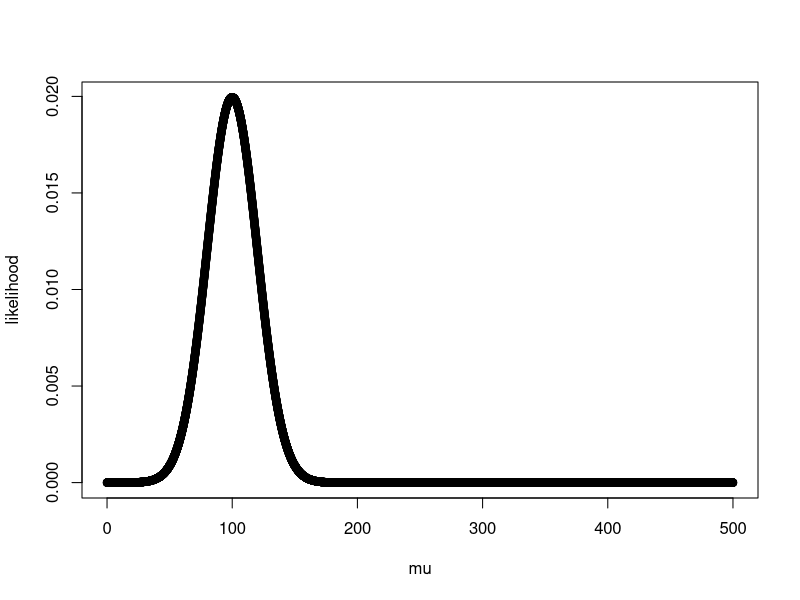
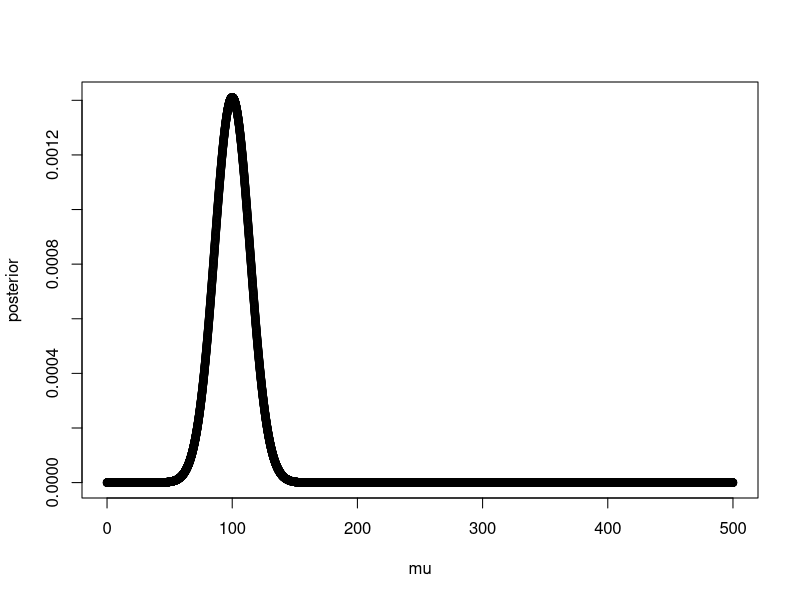
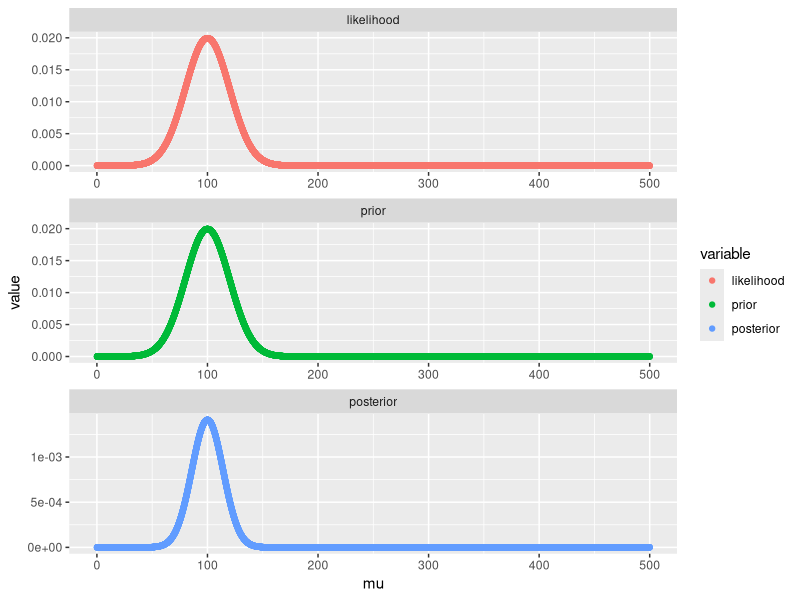
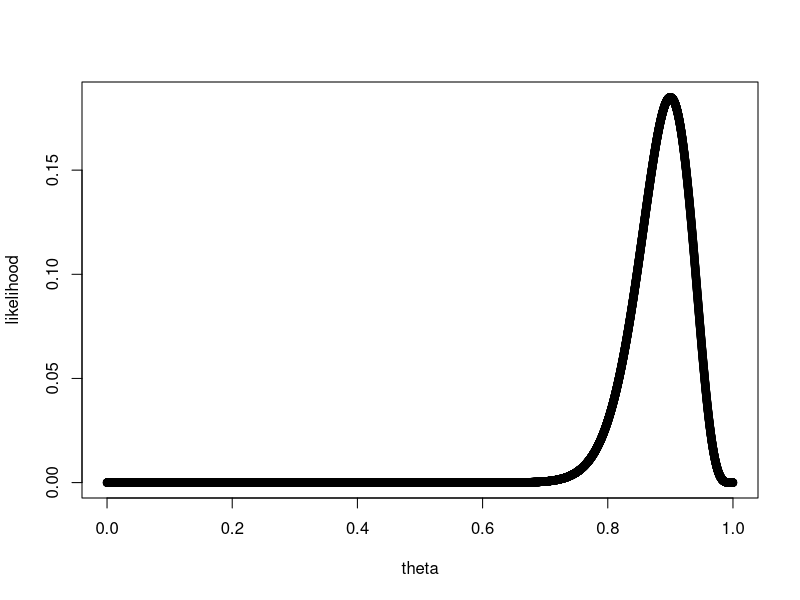
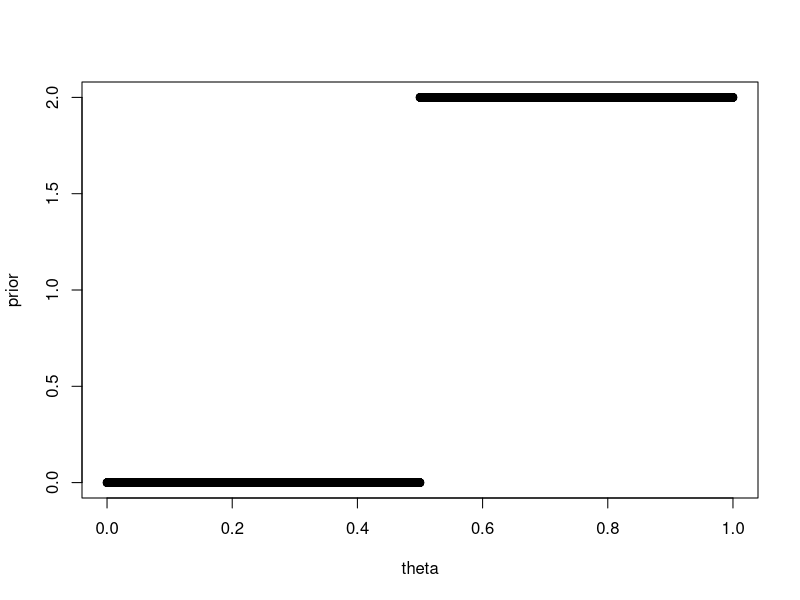
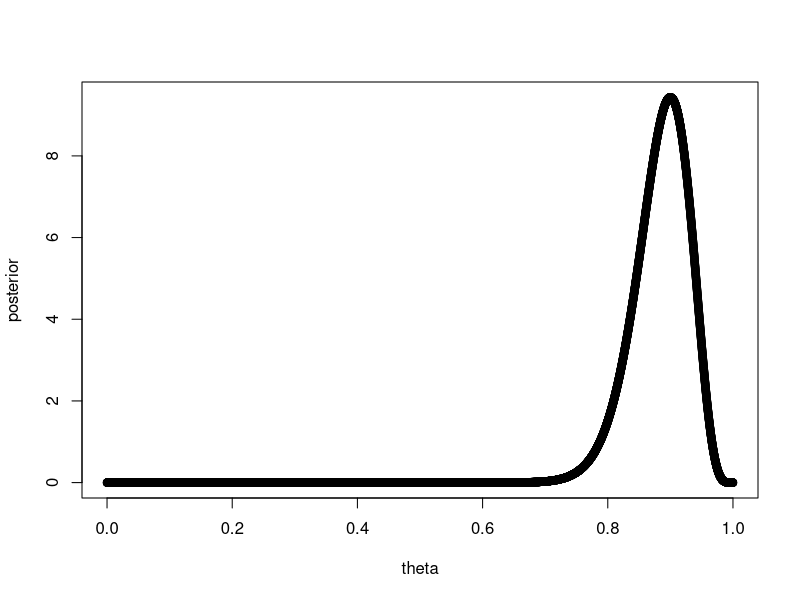
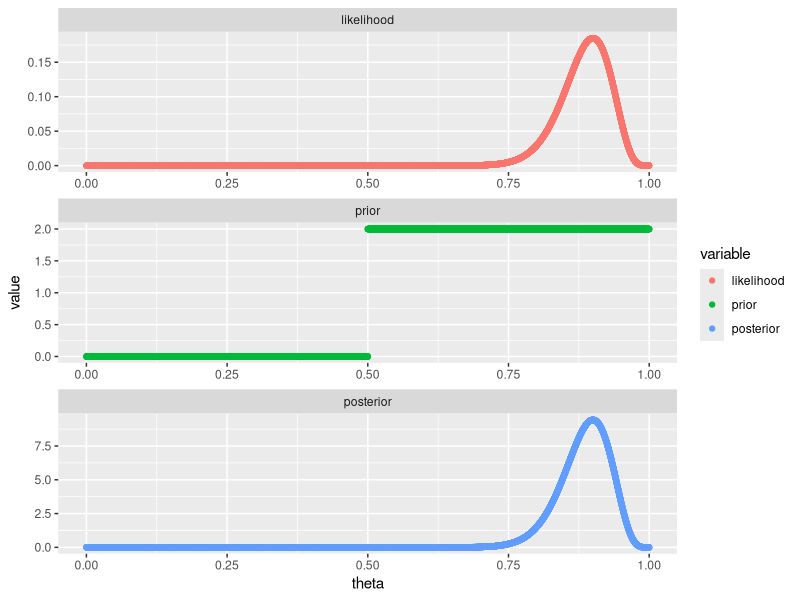
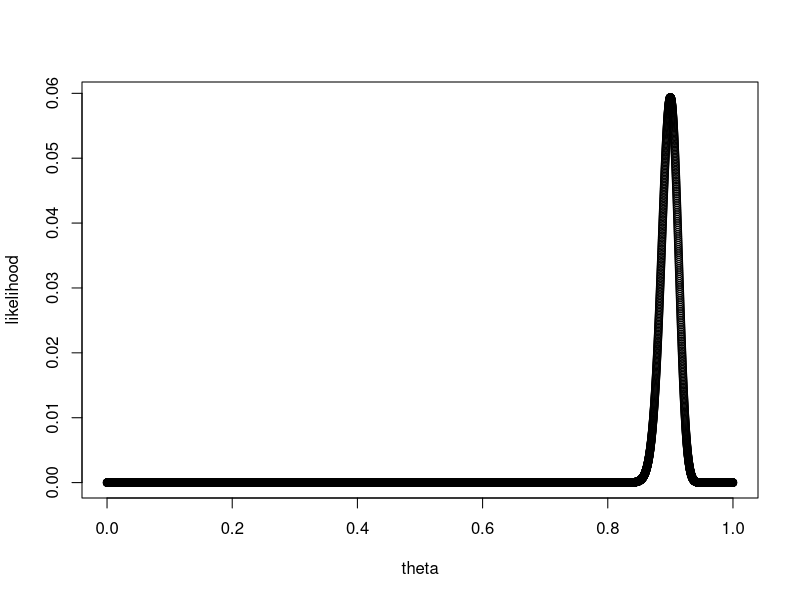

Reproduce these figures in R, in order.
# Likelihood assumption
# y_i ~ Normal(mu,sigma)
# Prior assumptions
# sigma = 20
# mu ~ Normal(100,20)

# p(mu|y,sigma) = L(mu|y,sigma) p(mu) / ML
y <- 100  # data
mu <- seq(from=0,to=500,length=10000)  
sigma <- 20

likelihood = dnorm(x=y,mean=mu,sd=sigma) 
prior = dnorm(x=mu,mean=100,sd=20)
plot(mu,likelihood)
ML <- sum(likelihood*prior)

posterior = (likelihood*prior)/ML
plot(mu,posterior)

# Draw likelihood, prior and posterior above each other
dat <- data.frame(mu=mu,likelihood=likelihood,
                  prior=prior,posterior=posterior)
library(reshape2)
dat.m <- melt(dat,id=("mu"))
library(ggplot2)
ggplot(dat.m,aes(x=mu,y=value,group=variable,color=variable))+
  geom_point()+facet_wrap(~variable,scales="free",nrow=3)



# Data
x <- 45
n <- 50

# Assumptions
# The likelihood assumption: 
# x ~ Binomial(theta) 
# where theta is probability of success
# Hence, L(theta|x) = nCx theta^(x) (1-theta)^(n-x) = dbinom(x,n,theta)
# The prior assumption: 
# p(theta) = 1 if theta > 0.5 else p(theta) = 0

# Choosing 10000 values of theta between 0 and 1
theta <- seq(from=0,to=1,length=10000)

# Computing likelihood for each value
likelihood <- dbinom(x=45,size=50,prob = theta)
plot(theta,likelihood)

# Computing prior for each value
prior <- ifelse(theta<0.5,0,2)
plot(theta,prior)

# Computing approx. marginal likelihood as SUM(prior*likelihood)
ML <- mean(likelihood*prior)

# Calculate posterior density corresponding to each value of theta
posterior <- (likelihood*prior)/ML
plot(theta,posterior)

# Draw likelihood, prior and posterior above each other
dat <- data.frame(theta=theta,likelihood=likelihood,
                  prior=prior,posterior=posterior)
library(reshape2)
dat.m <- melt(dat,id=("theta"))
library(ggplot2)
ggplot(dat.m,aes(x=theta,y=value,group=variable,color=variable))+
  geom_point()+facet_wrap(~variable,scales="free",nrow=3)

##################################
# Highly informative prior

# Data
x <- 45
n <- 50

# Assumptions
# The likelihood assumption: x ~ Binomial(theta) where theta is probability of success
# Hence, L(theta|x) = nCx theta^(x) (1-theta)^(n-x) = dbinom(x,n,theta)
# The prior assumption: theta ~ Beta(80,20)

# Choosing 10000 values of theta between 0 and 1
theta <- seq(from=0,to=1,length=10000)

# Computing likelihood for each value
likelihood <- dbinom(x=450,size=500,prob = theta)
plot(theta,likelihood)

# Computing prior for each value
prior <- dbeta(theta,80,20)
plot(theta,prior)

# Computing approx. marginal likelihood as SUM(prior*likelihood)
ML <- sum(likelihood*prior)

# Calculate posterior density corresponding to each value of theta
posterior <- (likelihood*prior)/ML
plot(theta,posterior)

# Draw likelihood, prior and posterior above each other
dat <- data.frame(theta=theta,likelihood=likelihood,
                  prior=prior,posterior=posterior)
library(reshape2)
dat.m <- melt(dat,id=("theta"))
library(ggplot2)
ggplot(dat.m,aes(x=theta,y=value,group=variable,color=variable))+
  geom_point()+facet_wrap(~variable,scales="free",nrow=3)

##################################





###########################
# Data: 350, 300, 200
# Likelihood assumption:
# x_ì ~ Normal(mu,sigma)
# Prior assumptions:
# sigma=40
# mu ~ Normal(350,25)

# Choose a lot of equidistant values of mu
mu <- seq(from=0,to=500,length=10000)
sigma <- 40               
x <- rnorm(100,220,40)    # data
x
hist(x)
# We need to calculate likelihood corresponding
# to each value of mu

# Creating an empty likelihood vector
Likelihood <- rep(NA,10000)

# Calculate the joint likelihood of observing 
# c(350,300,200) from a particular value of mu
x <- c(350,300,200)

for(i in 1:length(mu)){
  Likelihood[i] <- prod(dnorm(x=x,mean=mu[i],sd=sigma)*2e5)
}
Likelihood 

plot(mu,Likelihood)

# Calculate prior densities correspoding to each mu
prior <- dnorm(mu,mean=350,sd=25)
plot(mu,prior)


unormalized_posterior <- Likelihood*prior
plot(mu,unormalized_posterior)

ML <- sum(Likelihood*prior)
posterior <- unormalized_posterior/ML
plot(mu,posterior)



# Plot all of them together
df.post <- data.frame(mu=mu,Prior=prior,
                      Likelihood=Likelihood,
                      Posterior=posterior)

head(df.post)

library(reshape2)
df.post.m <- melt(df.post,id=c("mu"))
head(df.post.m)

library(ggplot2)
ggplot(df.post.m,aes(x=mu,y=value,group=variable))+
  geom_point()+geom_line()+
  theme_bw()+
  facet_wrap(~variable,scales = "free_y",nrow = 3)

ggplot(df.post.m,aes(x=mu,y=value,group=variable))+
  geom_point()+geom_line()+
  theme_bw()+
  facet_wrap(~variable,scales = "free_y",nrow = 3)+
  scale_x_continuous(limits = c(100,500))
